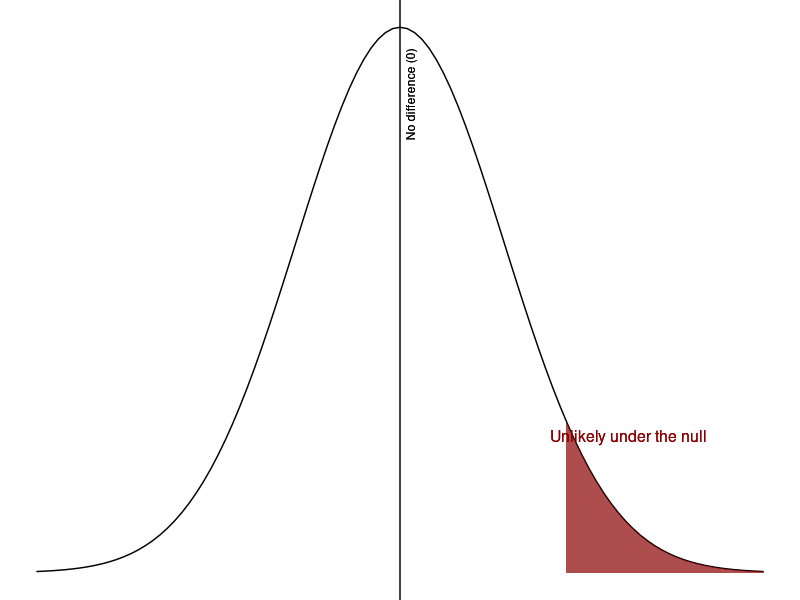
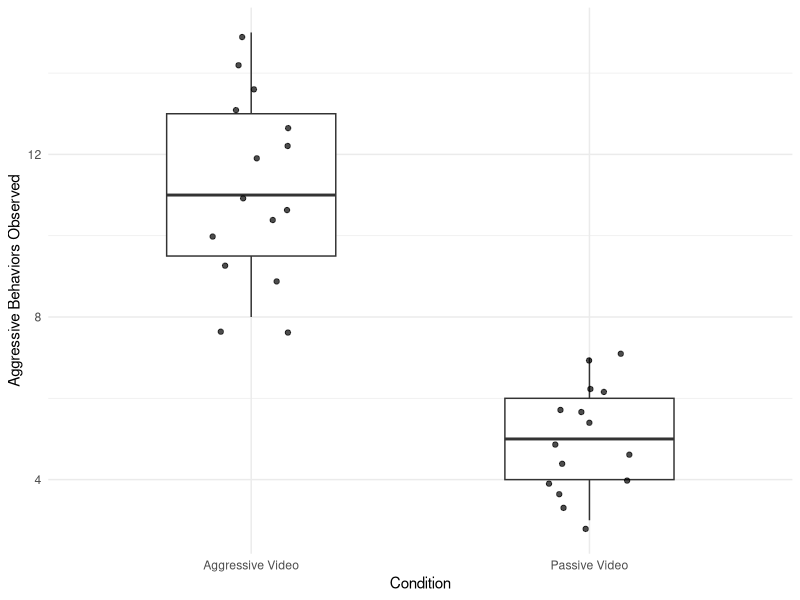

R code for these plots, in order:
## ---- chunk 1
library(tidyverse)

ggplot(data.frame(x = c(-3.5, 3.5)), aes(x = x)) +
  stat_function(fun = dnorm, args = list(mean = 0, sd = 1)) +
  stat_function(fun = dnorm,
                args = list(mean = 0, sd = 1),
                xlim = c(1.6, 3.5),
                geom = "area",
                fill = "darkred",
                alpha = 0.7) +
  geom_vline(xintercept = 0, color = "black") +
  geom_text(aes(x = 0.1, y = .35, label = "No difference (0)"),
            angle = 90, size = 3) +
  geom_text(aes(x = 2.2, y = .1, label = "Unlikely under the null"),
            color = "darkred", size = 4) +
  theme_void()
## ---- chunk 2
library(tidyverse)

bobo_data <- tibble(
  Condition = c(rep("Aggressive Video", 15), rep("Passive Video", 15)),
  Aggressive_Behavior_Count = c(
    12, 10, 14, 11, 9, 13, 8, 15, 11, 10, 12, 14, 9, 13, 8,
    4, 6, 5, 7, 3, 6, 4, 5, 7, 6, 4, 5, 3, 6, 4
  )
)

ggplot(bobo_data, aes(x = Condition, y = Aggressive_Behavior_Count)) +
  geom_boxplot(width = .5, outlier.shape = NA) +
  geom_jitter(width = .12, alpha = .7) +
  labs(
    x = "Condition",
    y = "Aggressive Behaviors Observed"
  ) +
  theme_minimal()
